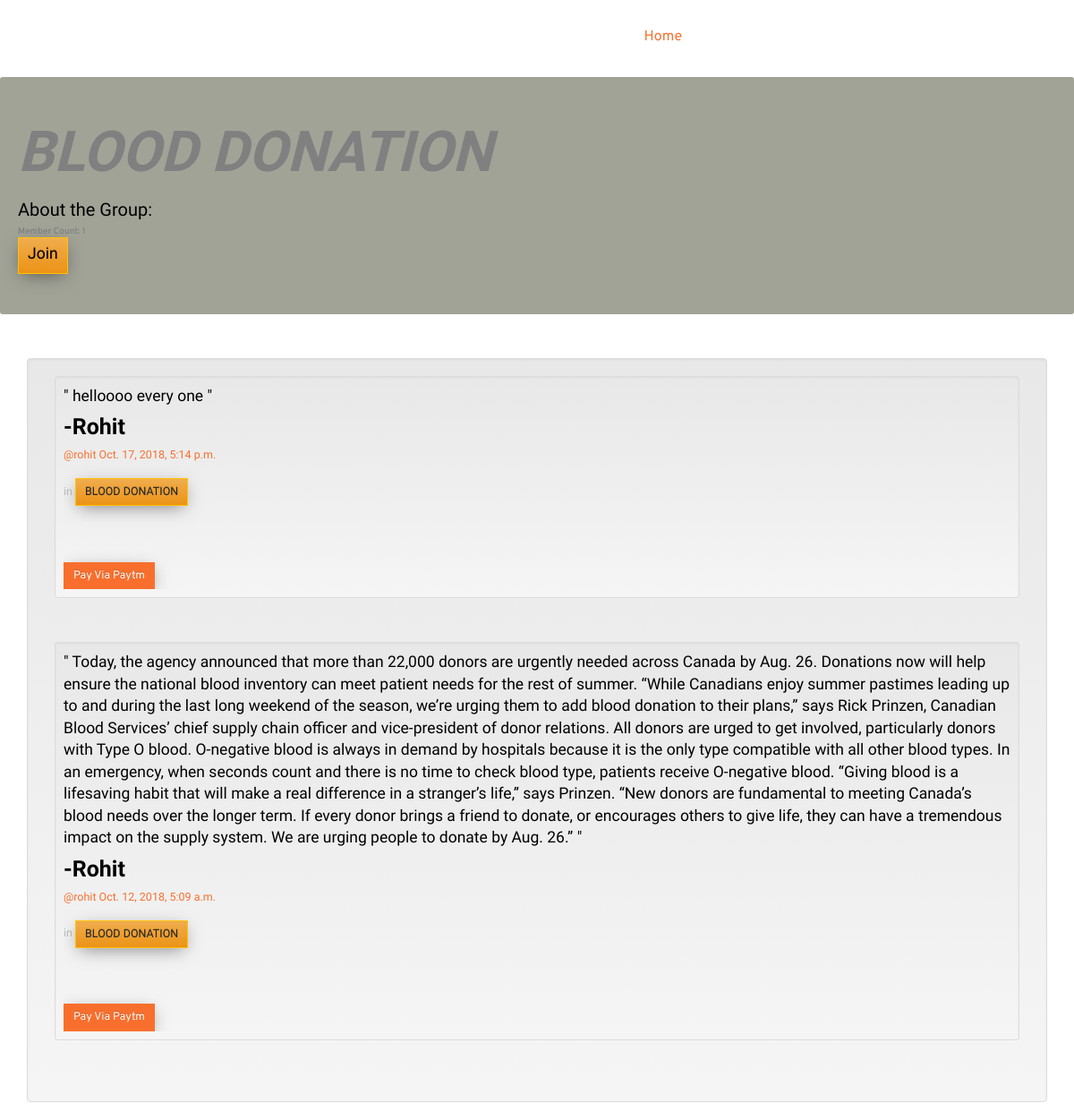
Screenshot of /groups/posts/in/blood-donation/ with the database file from the repository.
### groups/models.py (models this page shows, shortened)
class Group(models.Model):
    name = models.CharField(max_length=255, unique=True)
    slug = models.SlugField(allow_unicode=True, unique=True)
    description = models.TextField(blank=True, default='')
    description_html = models.TextField(editable=False, default='', blank=True)
    members = models.ManyToManyField(User,through="GroupMember")
    class Meta:
        ordering = ["name"]

### posts/models.py (models this page shows, shortened)
class Post(models.Model):
    user = models.ForeignKey(User, related_name="posts")
    created_at = models.DateTimeField(auto_now=True)
    message = models.TextField()
    message_html = models.TextField(editable=False)
    group = models.ForeignKey(Group, related_name="posts",null=True, blank=True)
    file=models.FileField(upload_to='pics/',default='pics/B.png')
    class Meta:
        ordering = ["-created_at"]
        unique_together = ["user", "message"]

### groups/views.py (the view)
# urls.py: url(r"^posts/in/(?P<slug>[-\w]+)/$",views.SingleGroup.as_view(),name="single"),
class SingleGroup(generic.DetailView):
    model = Group

### groups/templates/groups/group_detail.html (shortened to what this page needs)
{% extends "groups/group_base.html" %}
{% block pregroup %}
<br><br><br>
<div class="jumbotron group-top" >
<h1 class="font-weight-bold font-italic">{{group.name}}</h1>
<h2>About the Group:</h2><h3>{{group.description}}</h3>
<h6> Member Count: {{group.members.count}}
  <div class="content">
        {% if user in group.members.all %}
          <a href="{% url 'groups:leave' slug=group.slug %}" class="btn btn-lg btn-fill btn-warning"><h1> Leave</h1></a>
        {% else %}
          <a href="{% url 'groups:join' slug=group.slug %}" class="btn btn-lg btn-fill btn-warning"><h3> Join</h3></a>
        {% endif %}
</h6>
</div>
<br>
{% endblock %}
{% block group_content %}
<div class="container well ">
  {% if group.posts.count == 0 %}
  <h2>No posts in this group yet!</h2>
</div>
  	{% else %}
  		{% for post in group.posts.all %}
  			{% include "posts/_post.html" %}
      <br>
  		{% endfor %}
  	{% endif %}
  </div>
{% endblock %}

### posts/templates/posts/_post.html
	<div class="container">
		<div class="well well-sm">
<div class="post media">
		<h3>" {{ post.message|safe }} "</h3>
	<br></div>
	<div class="media-body txt">
		<h1><strong> -{{ post.user.username|title }}</strong></13>
		<h5 class="media-heading">
			<span class="username"><a href="{% url 'posts:for_user' username=post.user.username %}">@{{ post.user.username }}</a></span>
			<time class="time"><a href="{% url 'posts:single' username=post.user.username pk=post.pk %}">{{ post.created_at }}</a></time>
			{% if post.group %}
			<br><br>
			<span class="group-name">in <a href="#" class="btn btn-warning btn-lg">{{ post.group.name }}</a></span>
			{% endif %}
		</h5>
<br>
<br>
			{% if user.is_authenticated and post.user == user and not hide_delete %}
				<a href="{% url 'posts:delete' pk=post.pk %}" title="delete" class="btn btn-simple">
					<span class="glyphicon glyphicon-remove text-danger" aria-hidden="true"></span>
					<span class="btn btn-danger btn-lg" style="text-align:right">Delete</span>
				</a>
				<br>
				{%else%}
				<a href="https://paytm.com/" class="btn btn-lg  btn-primary">Pay Via Paytm</a>
			{% endif %}
		</div>
	</div>
</div>

### static/master.css (style rules this page uses)
.group-top { background: #A2A397; }

### rows the page displays
Group: name "BLOOD DONATION", members.count "1"
Post: message "helloooo every one", user.username "Rohit", user.username "rohit", created_at "Oct. 17, 2018, 5:14 p.m.", group.name "BLOOD DONATION"
Post: message "Today, the agency announced that more than 22,000 donors are urgently needed across Canada by Aug. 26. Donations now will help ensure the national blood inventory can meet patient needs for the rest of summer. “While Canadians enjoy summer pastimes leading up to and during the last long weekend of the season, we’re urging them to add blood donation to their plans,” says Rick Prinzen, Canadian Blood Services’ chief supply chain officer and vice-president of donor relations. All donors are urged to get involved, particularly donors with Type O blood. O-negative blood is always in demand by hospitals because it is the only type compatible with all other blood types. In an emergency, when…", user.username "Rohit", user.username "rohit", created_at "Oct. 12, 2018, 5:09 a.m.", group.name "BLOOD DONATION"
